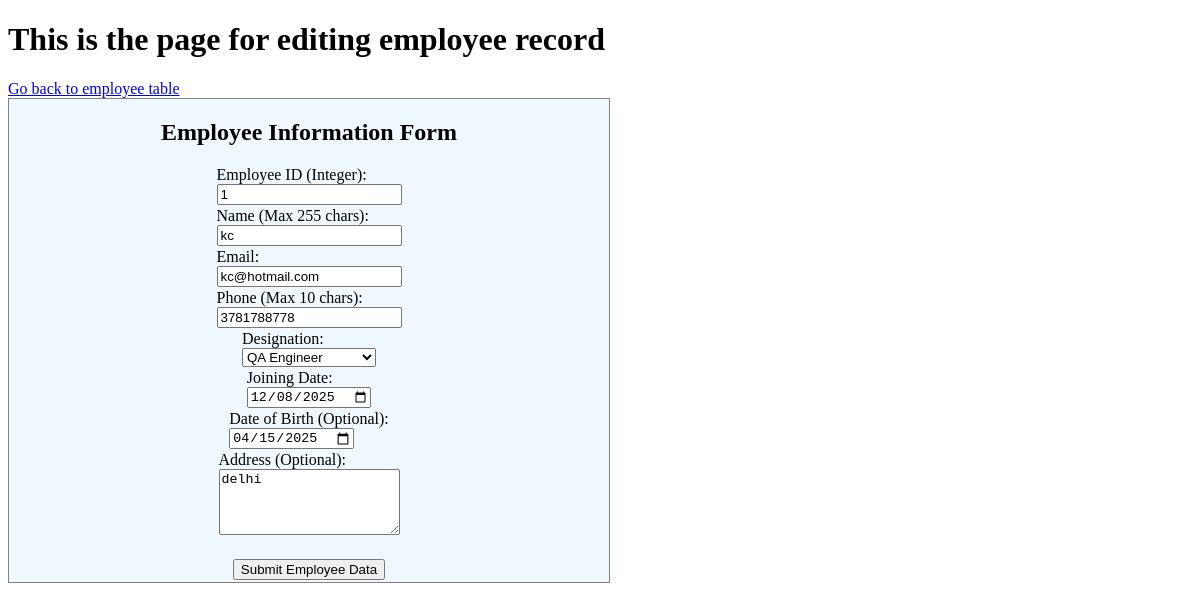
Before: /employee/editemp/1/ with the older database file.
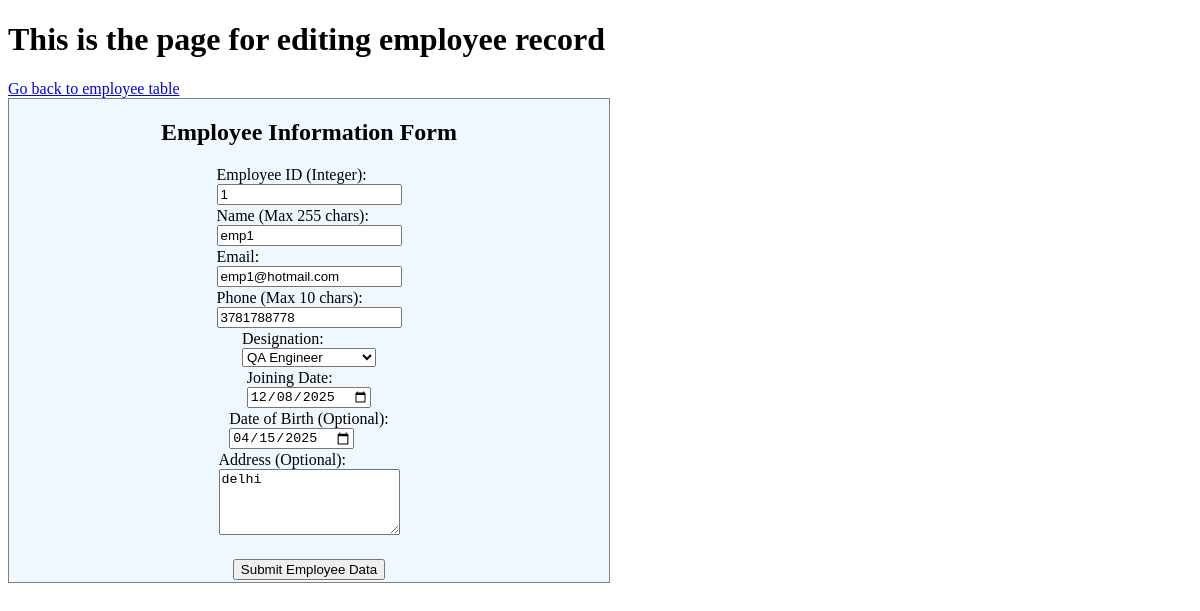
After: the same page with the newer database file.
### app1/models.py (models this page shows)
class Employee(models.Model):
    employee_id = models.IntegerField()
    name = models.CharField(max_length=255)
    email = models.EmailField()
    phone = models.CharField(max_length=10)
    designation = models.CharField(max_length=255, choices=Designation)
    joining_date = models.DateField()
    dob = models.DateField(blank=True , null=True)
    address = models.TextField(blank=True, null=True)

### app1/views.py (the view)
# urls.py: path('employee/editemp/<int:id>/',edit_emp),
def edit_emp(request, id):
    employee= Employee.objects.get(id=id)
    designation_choices = Employee._meta.get_field('designation').choices
    context = {
        'designation_choices': designation_choices, # NEW variable for the choices
        'employee':employee
    }
    return render(request,'editemployee.html',context)

### templates/editemployee.html (shortened to what this page needs)
<!DOCTYPE html>
{% load static %}
<html lang="en">
<head>
    <link rel="stylesheet" href="{% static 'css/edit_emp_style.css' %}">
</head>
<body>
    <h1>This is the page for editing employee record</h1>
    <a href="/employee/">Go back to employee table</a><br>
    <form method="POST" id="edit-emp-form" action="/employee/update/{{employee.id}}/">
    <h2>Employee Information Form</h2>
    <div>
        <label for="employee_id">Employee ID (Integer):</label><br>
        <input type="number" id="employee_id" name="employee_id" value="{{employee.employee_id}}" required>
    </div>
    <div>
        <label for="name">Name (Max 255 chars):</label><br>
        <input type="text" id="name" name="name" maxlength="255" value="{{employee.name}}" required>
    </div>
    <div>
        <label for="email">Email:</label><br>
        <input type="email" id="email" name="email" value='{{employee.email}}' required>
    </div>
    <div>
        <label for="phone">Phone (Max 10 chars):</label><br>
        <input type="tel" id="phone" name="phone" maxlength="10" pattern="[0-9]{10}" value ="{{employee.phone}}" required>
    </div>
    <div>
        <label for="designation_select">Designation:</label><br>
        <select id="designation_select" name="designation" required>
        {% for value, label in designation_choices %}
        <option value="{{ value }}" {% if value == employee.designation %} selected="selected" {% endif %}>{{ label }}</option>
        {% endfor %}
            </select>
    </div>
    <div>
        <label for="joining_date">Joining Date:</label><br>
        <input type="date" id="joining_date" name="joining_date" value="{{employee.joining_date|date:'Y-m-d'}}" required>
    </div>
    <div>
        <label for="dob">Date of Birth (Optional):</label><br>
        <input type="date" id="dob" value='{{employee.dob|date:'Y-m-d'}}' name="dob">
    </div>
    <div>
        <label for="address">Address (Optional):</label><br>
        <textarea id="address" name="address"  rows="4">{{employee.address}}</textarea>
    </div>
    <br>
    <div>
        <button type="submit">Submit Employee Data</button>
    </div>
</form>
</body>
</html>

Changed rows visible on the page:
changed Employee "QA Engineer": name "kc" → "emp1"; email "kc@hotmail.com" → "emp1@hotmail.com"
